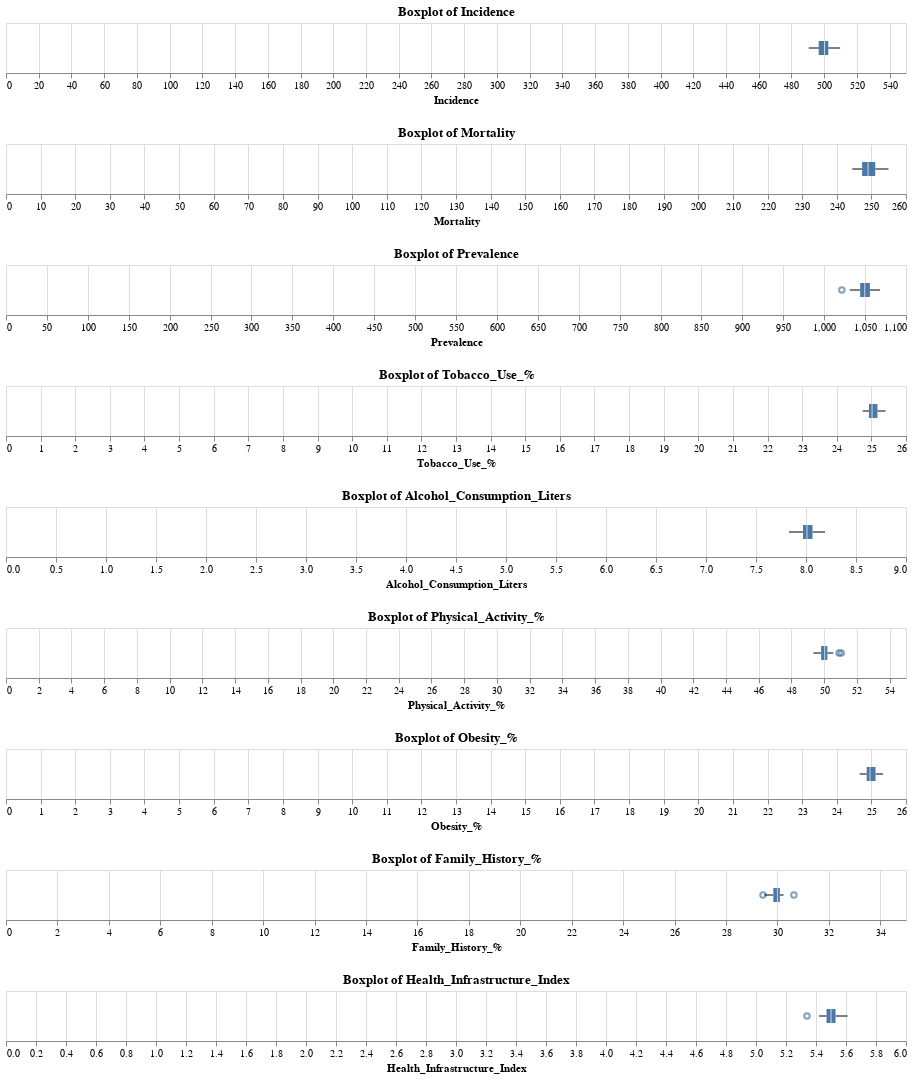

The code cell stored with this chart in its notebook:
### Code cell
box_plots = []
for col in numeric_cols:
    chart = alt.Chart(cancer_country_avg).mark_boxplot().encode(
        x=alt.X(f"{col}:Q", title=col)
    ).properties(
        width=900,
        height=50,
        title=f"Boxplot of {col}"
    )
    box_plots.append(chart)

box_plot = alt.vconcat(*box_plots)
box_plot

### Figure 1 — Vega-Lite specification as saved in the notebook (floating-point values rounded to 4 significant figures)
{"config": {"view": {"continuousWidth": 300, "continuousHeight": 300}}, "vconcat": [{"mark": {"type": "boxplot"}, "encoding": {"x": {"field": "Incidence", "title": "Incidence", "type": "quantitative"}}, "height": 50, "title": "Boxplot of Incidence", "width": 900}, {"mark": {"type": "boxplot"}, "encoding": {"x": {"field": "Mortality", "title": "Mortality", "type": "quantitative"}}, "height": 50, "title": "Boxplot of Mortality", "width": 900}, {"mark": {"type": "boxplot"}, "encoding": {"x": {"field": "Prevalence", "title": "Prevalence", "type": "quantitative"}}, "height": 50, "title": "Boxplot of Prevalence", "width": 900}, {"mark": {"type": "boxplot"}, "encoding": {"x": {"field": "Tobacco_Use_%", "title": "Tobacco_Use_%", "type": "quantitative"}}, "height": 50, "title": "Boxplot of Tobacco_Use_%", "width": 900}, {"mark": {"type": "boxplot"}, "encoding": {"x": {"field": "Alcohol_Consumption_Liters", "title": "Alcohol_Consumption_Liters", "type": "quantitative"}}, "height": 50, "title": "Boxplot of Alcohol_Consumption_Liters", "width": 900}, {"mark": {"type": "boxplot"}, "encoding": {"x": {"field": "Physical_Activity_%", "title": "Physical_Activity_%", "type": "quantitative"}}, "height": 50, "title": "Boxplot of Physical_Activity_%", "width": 900}, {"mark": {"type": "boxplot"}, "encoding": {"x": {"field": "Obesity_%", "title": "Obesity_%", "type": "quantitative"}}, "height": 50, "title": "Boxplot of Obesity_%", "width": 900}, {"mark": {"type": "boxplot"}, "encoding": {"x": {"field": "Family_History_%", "title": "Family_History_%", "type": "quantitative"}}, "height": 50, "title": "Boxplot of Family_History_%", "width": 900}, {"mark": {"type": "boxplot"}, "encoding": {"x": {"field": "Health_Infrastructure_Index", "title": "Health_Infrastructure_Index", "type": "quantitative"}}, "height": 50, "title": "Boxplot of Health_Infrastructure_Index", "width": 900}], "data": {"name": "data-49e2730cd25be669190bbca8ca818474"}, "$schema": "https://vega.github.io/schema/vega-lite/v5.20.1.json", "datasets": {"data-49e2730cd25be669190bbca8ca818474": [{"Country": "Afghanistan", "Incidence": 507.6, "Mortality": 253.6, "Prevalence": 1037.0, "Urban_Population": 60.26, "Health_Expenditure_%GDP": 8.99, "Tobacco_Use_%": 24.81, "Alcohol_Consumption_Liters": 7.98, "Physical_Activity_%": 50.08, "Obesity_%": 25.04, "Air_Quality_Index": 99.42, "UV_Radiation": 5.99, "Family_History_%": 30.24, "Genetic_Mutation_%": 12.49, "Treatment_Coverage_%": 75.49, "GDP_per_Capita": 39850.0, "Life_Expectancy": 67.52, "Health_Infrastructure_Index": 5.5, "Education_Index": 0.65, "Population_Density": 503.2}, {"Country": "Angola", "Incidence": 501.1, "Mortality": 252.0, "Prevalence": 1039.0, "Urban_Population": 60.54, "Health_Expenditure_%GDP": 9.01, "Tobacco_Use_%": 24.93, "Alcohol_Consumption_Liters": 8.12, "Physical_Activity_%": 50.45, "Obesity_%": 25.23, "Air_Quality_Index": 100.6, "UV_Radiation": 6.06, "Family_History_%": 29.85, "Genetic_Mutation_%": 12.4, "Treatment_Coverage_%": 75.11, "GDP_per_Capita": 39930.0, "Life_Expectancy": 67.54, "Health_Infrastructure_Index": 5.53, "Education_Index": 0.65, "Population_Density": 502.9}, {"Country": "Argentina", "Incidence": 499.3, "Mortality": 252.6, "Prevalence": 1050.0, "Urban_Population": 59.95, "Health_Expenditure_%GDP": 8.92, "Tobacco_Use_%": 25.04, "Alcohol_Consumption_Liters": 7.98, "Physical_Activity_%": 49.57, "Obesity_%": 25.11, "Air_Quality_Index": 99.66, "UV_Radiation": 6.08, "Family_History_%": 30.1, "Genetic_Mutation_%": 12.41, "Treatment_Coverage_%": 74.86, "GDP_per_Capita": 40750.0, "Life_Expectancy": 67.4, "Health_Infrastructure_Index": 5.52, "Education_Index": 0.65, "Population_Density": 508.1}, {"Country": "Australia", "Incidence": 491.4, "Mortality": 252.3, "Prevalence": 1057.0, "Urban_Population": 59.58, "Health_Expenditure_%GDP": 8.98, "Tobacco_Use_%": 25.09, "Alcohol_Consumption_Liters": 8.12, "Physical_Activity_%": 49.74, "Obesity_%": 24.66, "Air_Quality_Index": 99.86, "UV_Radiation": 5.99, "Family_History_%": 30.12, "Genetic_Mutation_%": 12.56, "Treatment_Coverage_%": 75.02, "GDP_per_Capita": 41080.0, "Life_Expectancy": 67.42, "Health_Infrastructure_Index": 5.55, "Education_Index": 0.65, "Population_Density": 511.0}, {"Country": "Bangladesh", "Incidence": 498.3, "Mortality": 247.8, "Prevalence": 1053.0, "Urban_Population": 60.05, "Health_Expenditure_%GDP": 8.98, "Tobacco_Use_%": 25.23, "Alcohol_Consumption_Liters": 8.01, "Physical_Activity_%": 50.1, "Obesity_%": 25.12, "Air_Quality_Index": 99.83, "UV_Radiation": 6.0, "Family_History_%": 30.01, "Genetic_Mutation_%": 12.4, "Treatment_Coverage_%": 75.31, "GDP_per_Capita": 40630.0, "Life_Expectancy": 67.17, "Health_Infrastructure_Index": 5.49, "Education_Index": 0.65, "Population_Density": 509.0}, {"Country": "Brazil", "Incidence": 509.8, "Mortality": 246.8, "Prevalence": 1047.0, "Urban_Population": 59.73, "Health_Expenditure_%GDP": 9.01, "Tobacco_Use_%": 25.17, "Alcohol_Consumption_Liters": 8.09, "Physical_Activity_%": 50.36, "Obesity_%": 25.12, "Air_Quality_Index": 100.2, "UV_Radiation": 5.94, "Family_History_%": 30.15, "Genetic_Mutation_%": 12.54, "Treatment_Coverage_%": 75.22, "GDP_per_Capita": 40450.0, "Life_Expectancy": 67.68, "Health_Infrastructure_Index": 5.45, "Education_Index": 0.65, "Population_Density": 507.6}, {"Country": "Cameroon", "Incidence": 497.0, "Mortality": 251.5, "Prevalence": 1042.0, "Urban_Population": 60.06, "Health_Expenditure_%GDP": 8.96, "Tobacco_Use_%": 25.18, "Alcohol_Consumption_Liters": 8.03, "Physical_Activity_%": 49.9, "Obesity_%": 25.26, "Air_Quality_Index": 99.91, "UV_Radiation": 5.97, "Family_History_%": 30.07, "Genetic_Mutation_%": 12.4, "Treatment_Coverage_%": 75.02, "GDP_per_Capita": 40250.0, "Life_Expectancy": 67.39, "Health_Infrastructure_Index": 5.47, "Education_Index": 0.65, "Population_Density": 500.4}, {"Country": "Canada", "Incidence": 504.1, "Mortality": 246.7, "Prevalence": 1059.0, "Urban_Population": 59.63, "Health_Expenditure_%GDP": 9.0, "Tobacco_Use_%": 24.86, "Alcohol_Consumption_Liters": 8.07, "Physical_Activity_%": 49.95, "Obesity_%": 25.17, "Air_Quality_Index": 100.4, "UV_Radiation": 5.95, "Family_History_%": 29.87, "Genetic_Mutation_%": 12.49, "Treatment_Coverage_%": 75.46, "GDP_per_Capita": 39850.0, "Life_Expectancy": 67.38, "Health_Infrastructure_Index": 5.5, "Education_Index": 0.65, "Population_Density": 517.9}, {"Country": "China", "Incidence": 495.2, "Mortality": 248.9, "Prevalence": 1054.0, "Urban_Population": 60.1, "Health_Expenditure_%GDP": 8.92, "Tobacco_Use_%": 24.76, "Alcohol_Consumption_Liters": 8.09, "Physical_Activity_%": 49.97, "Obesity_%": 25.23, "Air_Quality_Index": 99.72, "UV_Radiation": 5.98, "Family_History_%": 30.04, "Genetic_Mutation_%": 12.51, "Treatment_Coverage_%": 74.89, "GDP_per_Capita": 40640.0, "Life_Expectancy": 67.96, "Health_Infrastructure_Index": 5.48, "Education_Index": 0.65, "Population_Density": 504.7}, {"Country": "Colombia", "Incidence": 501.6, "Mortality": 250.2, "Prevalence": 1052.0, "Urban_Population": 60.57, "Health_Expenditure_%GDP": 9.02, "Tobacco_Use_%": 24.95, "Alcohol_Consumption_Liters": 8.12, "Physical_Activity_%": 49.78, "Obesity_%": 25.07, "Air_Quality_Index": 100.4, "UV_Radiation": 5.99, "Family_History_%": 29.95, "Genetic_Mutation_%": 12.56, "Treatment_Coverage_%": 74.95, "GDP_per_Capita": 40660.0, "Life_Expectancy": 67.35, "Health_Infrastructure_Index": 5.52, "Education_Index": 0.65, "Population_Density": 506.1}, {"Country": "DR Congo", "Incidence": 504.6, "Mortality": 249.6, "Prevalence": 1056.0, "Urban_Population": 60.19, "Health_Expenditure_%GDP": 9.01, "Tobacco_Use_%": 25.03, "Alcohol_Consumption_Liters": 8.0, "Physical_Activity_%": 49.42, "Obesity_%": 24.96, "Air_Quality_Index": 98.25, "UV_Radiation": 5.97, "Family_History_%": 29.65, "Genetic_Mutation_%": 12.5, "Treatment_Coverage_%": 75.35, "GDP_per_Capita": 40690.0, "Life_Expectancy": 67.51, "Health_Infrastructure_Index": 5.46, "Education_Index": 0.65, "Population_Density": 509.9}, {"Country": "Egypt", "Incidence": 497.0, "Mortality": 248.0, "Prevalence": 1031.0, "Urban_Population": 60.06, "Health_Expenditure_%GDP": 9.0, "Tobacco_Use_%": 25.03, "Alcohol_Consumption_Liters": 7.98, "Physical_Activity_%": 49.54, "Obesity_%": 24.8, "Air_Quality_Index": 99.76, "UV_Radiation": 6.08, "Family_History_%": 29.79, "Genetic_Mutation_%": 12.53, "Treatment_Coverage_%": 74.61, "GDP_per_Capita": 40460.0, "Life_Expectancy": 67.48, "Health_Infrastructure_Index": 5.47, "Education_Index": 0.65, "Population_Density": 504.9}, {"Country": "Ethiopia", "Incidence": 504.4, "Mortality": 247.3, "Prevalence": 1049.0, "Urban_Population": 60.23, "Health_Expenditure_%GDP": 9.08, "Tobacco_Use_%": 24.83, "Alcohol_Consumption_Liters": 7.86, "Physical_Activity_%": 49.69, "Obesity_%": 25.07, "Air_Quality_Index": 101.1, "UV_Radiation": 6.01, "Family_History_%": 29.79, "Genetic_Mutation_%": 12.53, "Treatment_Coverage_%": 74.94, "GDP_per_Capita": 40600.0, "Life_Expectancy": 67.42, "Health_Infrastructure_Index": 5.46, "Education_Index": 0.65, "Population_Density": 501.8}, {"Country": "France", "Incidence": 493.3, "Mortality": 247.2, "Prevalence": 1050.0, "Urban_Population": 60.1, "Health_Expenditure_%GDP": 9.04, "Tobacco_Use_%": 24.86, "Alcohol_Consumption_Liters": 7.99, "Physical_Activity_%": 50.15, "Obesity_%": 24.93, "Air_Quality_Index": 101.0, "UV_Radiation": 6.06, "Family_History_%": 30.1, "Genetic_Mutation_%": 12.44, "Treatment_Coverage_%": 74.81, "GDP_per_Capita": 40140.0, "Life_Expectancy": 67.48, "Health_Infrastructure_Index": 5.46, "Education_Index": 0.65, "Population_Density": 512.8}, {"Country": "Germany", "Incidence": 501.6, "Mortality": 250.1, "Prevalence": 1049.0, "Urban_Population": 59.64, "Health_Expenditure_%GDP": 9.01, "Tobacco_Use_%": 25.23, "Alcohol_Consumption_Liters": 8.03, "Physical_Activity_%": 50.03, "Obesity_%": 25.26, "Air_Quality_Index": 100.4, "UV_Radiation": 6.03, "Family_History_%": 29.8, "Genetic_Mutation_%": 12.54, "Treatment_Coverage_%": 74.71, "GDP_per_Capita": 40570.0, "Life_Expectancy": 67.55, "Health_Infrastructure_Index": 5.53, "Education_Index": 0.65, "Population_Density": 509.9}, {"Country": "Ghana", "Incidence": 502.1, "Mortality": 251.4, "Prevalence": 1059.0, "Urban_Population": 59.94, "Health_Expenditure_%GDP": 8.98, "Tobacco_Use_%": 25.41, "Alcohol_Consumption_Liters": 7.93, "Physical_Activity_%": 50.24, "Obesity_%": 24.91, "Air_Quality_Index": 101.8, "UV_Radiation": 6.05, "Family_History_%": 30.21, "Genetic_Mutation_%": 12.49, "Treatment_Coverage_%": 74.73, "GDP_per_Capita": 40130.0, "Life_Expectancy": 67.27, "Health_Infrastructure_Index": 5.52, "Education_Index": 0.65, "Population_Density": 501.5}, {"Country": "India", "Incidence": 495.4, "Mortality": 248.1, "Prevalence": 1044.0, "Urban_Population": 59.49, "Health_Expenditure_%GDP": 9.03, "Tobacco_Use_%": 24.99, "Alcohol_Consumption_Liters": 7.97, "Physical_Activity_%": 50.01, "Obesity_%": 24.86, "Air_Quality_Index": 99.19, "UV_Radiation": 6.01, "Family_History_%": 29.85, "Genetic_Mutation_%": 12.4, "Treatment_Coverage_%": 74.92, "GDP_per_Capita": 40610.0, "Life_Expectancy": 67.74, "Health_Infrastructure_Index": 5.5, "Education_Index": 0.65, "Population_Density": 498.0}, {"Country": "Indonesia", "Incidence": 494.3, "Mortality": 254.9, "Prevalence": 1065.0, "Urban_Population": 59.71, "Health_Expenditure_%GDP": 8.93, "Tobacco_Use_%": 24.99, "Alcohol_Consumption_Liters": 8.04, "Physical_Activity_%": 50.13, "Obesity_%": 24.79, "Air_Quality_Index": 97.81, "UV_Radiation": 5.98, "Family_History_%": 29.49, "Genetic_Mutation_%": 12.4, "Treatment_Coverage_%": 75.37, "GDP_per_Capita": 40960.0, "Life_Expectancy": 67.41, "Health_Infrastructure_Index": 5.56, "Education_Index": 0.65, "Population_Density": 506.0}, {"Country": "Iran", "Incidence": 498.8, "Mortality": 251.3, "Prevalence": 1044.0, "Urban_Population": 60.22, "Health_Expenditure_%GDP": 8.98, "Tobacco_Use_%": 24.75, "Alcohol_Consumption_Liters": 8.06, "Physical_Activity_%": 49.64, "Obesity_%": 25.02, "Air_Quality_Index": 96.83, "UV_Radiation": 6.02, "Family_History_%": 30.01, "Genetic_Mutation_%": 12.59, "Treatment_Coverage_%": 75.14, "GDP_per_Capita": 40530.0, "Life_Expectancy": 67.77, "Health_Infrastructure_Index": 5.42, "Education_Index": 0.65, "Population_Density": 502.0}, {"Country": "Iraq", "Incidence": 504.0, "Mortality": 247.6, "Prevalence": 1048.0, "Urban_Population": 59.97, "Health_Expenditure_%GDP": 8.97, "Tobacco_Use_%": 24.88, "Alcohol_Consumption_Liters": 8.01, "Physical_Activity_%": 49.58, "Obesity_%": 25.11, "Air_Quality_Index": 98.89, "UV_Radiation": 6.07, "Family_History_%": 29.88, "Genetic_Mutation_%": 12.55, "Treatment_Coverage_%": 74.8, "GDP_per_Capita": 41030.0, "Life_Expectancy": 67.25, "Health_Infrastructure_Index": 5.34, "Education_Index": 0.65, "Population_Density": 506.0}, {"Country": "Italy", "Incidence": 496.3, "Mortality": 247.3, "Prevalence": 1055.0, "Urban_Population": 59.93, "Health_Expenditure_%GDP": 9.08, "Tobacco_Use_%": 25.08, "Alcohol_Consumption_Liters": 8.04, "Physical_Activity_%": 50.04, "Obesity_%": 25.24, "Air_Quality_Index": 99.13, "UV_Radiation": 5.97, "Family_History_%": 29.91, "Genetic_Mutation_%": 12.46, "Treatment_Coverage_%": 74.98, "GDP_per_Capita": 41130.0, "Life_Expectancy": 67.53, "Health_Infrastructure_Index": 5.51, "Education_Index": 0.65, "Population_Density": 496.6}, {"Country": "Japan", "Incidence": 506.2, "Mortality": 246.9, "Prevalence": 1054.0, "Urban_Population": 59.97, "Health_Expenditure_%GDP": 8.99, "Tobacco_Use_%": 25.23, "Alcohol_Consumption_Liters": 8.03, "Physical_Activity_%": 50.32, "Obesity_%": 24.9, "Air_Quality_Index": 99.38, "UV_Radiation": 6.01, "Family_History_%": 29.6, "Genetic_Mutation_%": 12.49, "Treatment_Coverage_%": 75.37, "GDP_per_Capita": 40110.0, "Life_Expectancy": 67.72, "Health_Infrastructure_Index": 5.46, "Education_Index": 0.65, "Population_Density": 506.5}, {"Country": "Madagascar", "Incidence": 501.5, "Mortality": 248.2, "Prevalence": 1054.0, "Urban_Population": 59.84, "Health_Expenditure_%GDP": 9.03, "Tobacco_Use_%": 25.2, "Alcohol_Consumption_Liters": 8.19, "Physical_Activity_%": 49.88, "Obesity_%": 25.17, "Air_Quality_Index": 99.18, "UV_Radiation": 5.95, "Family_History_%": 29.89, "Genetic_Mutation_%": 12.52, "Treatment_Coverage_%": 75.12, "GDP_per_Capita": 40410.0, "Life_Expectancy": 67.59, "Health_Infrastructure_Index": 5.49, "Education_Index": 0.65, "Population_Density": 502.4}, {"Country": "Malaysia", "Incidence": 498.1, "Mortality": 245.7, "Prevalence": 1066.0, "Urban_Population": 59.88, "Health_Expenditure_%GDP": 9.07, "Tobacco_Use_%": 24.94, "Alcohol_Consumption_Liters": 7.98, "Physical_Activity_%": 51.04, "Obesity_%": 24.9, "Air_Quality_Index": 98.36, "UV_Radiation": 6.0, "Family_History_%": 30.15, "Genetic_Mutation_%": 12.59, "Treatment_Coverage_%": 74.75, "GDP_per_Capita": 40490.0, "Life_Expectancy": 67.56, "Health_Infrastructure_Index": 5.49, "Education_Index": 0.65, "Population_Density": 509.7}, {"Country": "Mexico", "Incidence": 503.3, "Mortality": 251.8, "Prevalence": 1048.0, "Urban_Population": 59.92, "Health_Expenditure_%GDP": 8.86, "Tobacco_Use_%": 25.23, "Alcohol_Consumption_Liters": 8.12, "Physical_Activity_%": 50.08, "Obesity_%": 24.87, "Air_Quality_Index": 98.96, "UV_Radiation": 6.08, "Family_History_%": 30.07, "Genetic_Mutation_%": 12.45, "Treatment_Coverage_%": 75.22, "GDP_per_Capita": 40650.0, "Life_Expectancy": 67.36, "Health_Infrastructure_Index": 5.54, "Education_Index": 0.65, "Population_Density": 506.8}, {"Country": "Morocco", "Incidence": 492.4, "Mortality": 250.1, "Prevalence": 1059.0, "Urban_Population": 59.59, "Health_Expenditure_%GDP": 8.95, "Tobacco_Use_%": 25.01, "Alcohol_Consumption_Liters": 7.97, "Physical_Activity_%": 49.61, "Obesity_%": 24.83, "Air_Quality_Index": 99.89, "UV_Radiation": 5.99, "Family_History_%": 30.01, "Genetic_Mutation_%": 12.52, "Treatment_Coverage_%": 75.03, "GDP_per_Capita": 40720.0, "Life_Expectancy": 67.11, "Health_Infrastructure_Index": 5.51, "Education_Index": 0.65, "Population_Density": 505.3}, {"Country": "Mozambique", "Incidence": 490.6, "Mortality": 249.1, "Prevalence": 1055.0, "Urban_Population": 60.74, "Health_Expenditure_%GDP": 8.99, "Tobacco_Use_%": 25.12, "Alcohol_Consumption_Liters": 7.96, "Physical_Activity_%": 50.56, "Obesity_%": 25.11, "Air_Quality_Index": 99.11, "UV_Radiation": 6.03, "Family_History_%": 30.03, "Genetic_Mutation_%": 12.6, "Treatment_Coverage_%": 74.85, "GDP_per_Capita": 41040.0, "Life_Expectancy": 67.74, "Health_Infrastructure_Index": 5.46, "Education_Index": 0.65, "Population_Density": 497.1}, {"Country": "Nepal", "Incidence": 503.6, "Mortality": 248.1, "Prevalence": 1053.0, "Urban_Population": 59.73, "Health_Expenditure_%GDP": 9.1, "Tobacco_Use_%": 24.88, "Alcohol_Consumption_Liters": 7.91, "Physical_Activity_%": 49.66, "Obesity_%": 24.87, "Air_Quality_Index": 100.4, "UV_Radiation": 6.01, "Family_History_%": 30.03, "Genetic_Mutation_%": 12.52, "Treatment_Coverage_%": 74.69, "GDP_per_Capita": 40790.0, "Life_Expectancy": 67.73, "Health_Infrastructure_Index": 5.47, "Education_Index": 0.65, "Population_Density": 515.9}, {"Country": "Niger", "Incidence": 491.8, "Mortality": 245.3, "Prevalence": 1038.0, "Urban_Population": 60.21, "Health_Expenditure_%GDP": 8.99, "Tobacco_Use_%": 25.35, "Alcohol_Consumption_Liters": 8.03, "Physical_Activity_%": 49.68, "Obesity_%": 24.92, "Air_Quality_Index": 98.18, "UV_Radiation": 6.02, "Family_History_%": 30.2, "Genetic_Mutation_%": 12.52, "Treatment_Coverage_%": 75.35, "GDP_per_Capita": 40150.0, "Life_Expectancy": 67.42, "Health_Infrastructure_Index": 5.61, "Education_Index": 0.65, "Population_Density": 504.9}, {"Country": "Nigeria", "Incidence": 499.0, "Mortality": 254.2, "Prevalence": 1040.0, "Urban_Population": 59.7, "Health_Expenditure_%GDP": 8.99, "Tobacco_Use_%": 24.82, "Alcohol_Consumption_Liters": 7.92, "Physical_Activity_%": 49.95, "Obesity_%": 24.78, "Air_Quality_Index": 100.9, "UV_Radiation": 6.09, "Family_History_%": 30.0, "Genetic_Mutation_%": 12.52, "Treatment_Coverage_%": 74.97, "GDP_per_Capita": 40450.0, "Life_Expectancy": 67.44, "Health_Infrastructure_Index": 5.56, "Education_Index": 0.65, "Population_Density": 508.1}, {"Country": "Pakistan", "Incidence": 495.6, "Mortality": 249.7, "Prevalence": 1033.0, "Urban_Population": 60.53, "Health_Expenditure_%GDP": 8.96, "Tobacco_Use_%": 24.89, "Alcohol_Consumption_Liters": 8.0, "Physical_Activity_%": 50.09, "Obesity_%": 25.13, "Air_Quality_Index": 96.79, "UV_Radiation": 5.98, "Family_History_%": 29.86, "Genetic_Mutation_%": 12.43, "Treatment_Coverage_%": 74.87, "GDP_per_Capita": 41000.0, "Life_Expectancy": 67.06, "Health_Infrastructure_Index": 5.5, "Education_Index": 0.65, "Population_Density": 508.6}, {"Country": "Peru", "Incidence": 504.2, "Mortality": 244.5, "Prevalence": 1044.0, "Urban_Population": 59.72, "Health_Expenditure_%GDP": 8.9, "Tobacco_Use_%": 25.1, "Alcohol_Consumption_Liters": 7.95, "Physical_Activity_%": 49.97, "Obesity_%": 25.34, "Air_Quality_Index": 100.3, "UV_Radiation": 6.0, "Family_History_%": 29.98, "Genetic_Mutation_%": 12.5, "Treatment_Coverage_%": 75.1, "GDP_per_Capita": 40930.0, "Life_Expectancy": 67.53, "Health_Infrastructure_Index": 5.5, "Education_Index": 0.65, "Population_Density": 502.6}, {"Country": "Philippines", "Incidence": 500.2, "Mortality": 250.9, "Prevalence": 1046.0, "Urban_Population": 59.41, "Health_Expenditure_%GDP": 9.08, "Tobacco_Use_%": 25.25, "Alcohol_Consumption_Liters": 8.01, "Physical_Activity_%": 50.28, "Obesity_%": 24.81, "Air_Quality_Index": 101.7, "UV_Radiation": 6.01, "Family_History_%": 30.22, "Genetic_Mutation_%": 12.6, "Treatment_Coverage_%": 75.06, "GDP_per_Capita": 40570.0, "Life_Expectancy": 67.43, "Health_Infrastructure_Index": 5.5, "Education_Index": 0.65, "Population_Density": 508.4}, {"Country": "Poland", "Incidence": 495.3, "Mortality": 252.8, "Prevalence": 1059.0, "Urban_Population": 59.81, "Health_Expenditure_%GDP": 8.91, "Tobacco_Use_%": 25.3, "Alcohol_Consumption_Liters": 8.1, "Physical_Activity_%": 49.81, "Obesity_%": 24.78, "Air_Quality_Index": 99.58, "UV_Radiation": 6.01, "Family_History_%": 30.03, "Genetic_Mutation_%": 12.5, "Treatment_Coverage_%": 74.65, "GDP_per_Capita": 40200.0, "Life_Expectancy": 67.33, "Health_Infrastructure_Index": 5.47, "Education_Index": 0.65, "Population_Density": 507.9}, {"Country": "Russia", "Incidence": 501.3, "Mortality": 248.7, "Prevalence": 1068.0, "Urban_Population": 60.03, "Health_Expenditure_%GDP": 8.99, "Tobacco_Use_%": 25.02, "Alcohol_Consumption_Liters": 7.9, "Physical_Activity_%": 50.09, "Obesity_%": 24.83, "Air_Quality_Index": 99.28, "UV_Radiation": 5.99, "Family_History_%": 30.09, "Genetic_Mutation_%": 12.47, "Treatment_Coverage_%": 75.24, "GDP_per_Capita": 40580.0, "Life_Expectancy": 67.52, "Health_Infrastructure_Index": 5.5, "Education_Index": 0.65, "Population_Density": 498.6}, {"Country": "Saudi Arabia", "Incidence": 494.1, "Mortality": 249.5, "Prevalence": 1041.0, "Urban_Population": 59.79, "Health_Expenditure_%GDP": 8.88, "Tobacco_Use_%": 24.96, "Alcohol_Consumption_Liters": 7.98, "Physical_Activity_%": 50.55, "Obesity_%": 24.96, "Air_Quality_Index": 100.0, "UV_Radiation": 5.99, "Family_History_%": 29.81, "Genetic_Mutation_%": 12.43, "Treatment_Coverage_%": 75.08, "GDP_per_Capita": 40600.0, "Life_Expectancy": 67.49, "Health_Infrastructure_Index": 5.47, "Education_Index": 0.65, "Population_Density": 496.6}, {"Country": "South Africa", "Incidence": 498.4, "Mortality": 247.0, "Prevalence": 1042.0, "Urban_Population": 59.72, "Health_Expenditure_%GDP": 9.01, "Tobacco_Use_%": 24.97, "Alcohol_Consumption_Liters": 8.08, "Physical_Activity_%": 50.91, "Obesity_%": 24.9, "Air_Quality_Index": 99.81, "UV_Radiation": 5.98, "Family_History_%": 30.64, "Genetic_Mutation_%": 12.45, "Treatment_Coverage_%": 75.09, "GDP_per_Capita": 39970.0, "Life_Expectancy": 67.42, "Health_Infrastructure_Index": 5.53, "Education_Index": 0.65, "Population_Density": 500.5}, {"Country": "South Korea", "Incidence": 503.3, "Mortality": 248.2, "Prevalence": 1059.0, "Urban_Population": 60.42, "Health_Expenditure_%GDP": 8.98, "Tobacco_Use_%": 24.98, "Alcohol_Consumption_Liters": 8.19, "Physical_Activity_%": 50.04, "Obesity_%": 25.12, "Air_Quality_Index": 99.1, "UV_Radiation": 5.98, "Family_History_%": 30.17, "Genetic_Mutation_%": 12.56, "Treatment_Coverage_%": 74.7, "GDP_per_Capita": 40510.0, "Life_Expectancy": 67.23, "Health_Infrastructure_Index": 5.47, "Education_Index": 0.65, "Population_Density": 515.0}, {"Country": "Spain", "Incidence": 501.2, "Mortality": 252.4, "Prevalence": 1047.0, "Urban_Population": 59.83, "Health_Expenditure_%GDP": 9.01, "Tobacco_Use_%": 24.99, "Alcohol_Consumption_Liters": 7.97, "Physical_Activity_%": 50.15, "Obesity_%": 25.04, "Air_Quality_Index": 99.5, "UV_Radiation": 6.01, "Family_History_%": 30.13, "Genetic_Mutation_%": 12.48, "Treatment_Coverage_%": 75.34, "GDP_per_Capita": 40800.0, "Life_Expectancy": 67.37, "Health_Infrastructure_Index": 5.54, "Education_Index": 0.65, "Population_Density": 506.6}, {"Country": "Sri Lanka", "Incidence": 502.4, "Mortality": 250.4, "Prevalence": 1046.0, "Urban_Population": 60.0, "Health_Expenditure_%GDP": 9.12, "Tobacco_Use_%": 24.93, "Alcohol_Consumption_Liters": 7.93, "Physical_Activity_%": 50.0, "Obesity_%": 24.96, "Air_Quality_Index": 98.27, "UV_Radiation": 5.9, "Family_History_%": 30.0, "Genetic_Mutation_%": 12.38, "Treatment_Coverage_%": 75.15, "GDP_per_Capita": 41370.0, "Life_Expectancy": 67.63, "Health_Infrastructure_Index": 5.48, "Education_Index": 0.65, "Population_Density": 511.1}, {"Country": "Sudan", "Incidence": 493.5, "Mortality": 249.3, "Prevalence": 1053.0, "Urban_Population": 59.85, "Health_Expenditure_%GDP": 8.97, "Tobacco_Use_%": 25.37, "Alcohol_Consumption_Liters": 7.92, "Physical_Activity_%": 50.15, "Obesity_%": 24.84, "Air_Quality_Index": 101.0, "UV_Radiation": 6.01, "Family_History_%": 29.87, "Genetic_Mutation_%": 12.51, "Treatment_Coverage_%": 74.8, "GDP_per_Capita": 40490.0, "Life_Expectancy": 67.48, "Health_Infrastructure_Index": 5.47, "Education_Index": 0.65, "Population_Density": 503.9}, {"Country": "Thailand", "Incidence": 499.2, "Mortality": 250.9, "Prevalence": 1060.0, "Urban_Population": 60.17, "Health_Expenditure_%GDP": 9.01, "Tobacco_Use_%": 25.18, "Alcohol_Consumption_Liters": 8.0, "Physical_Activity_%": 50.07, "Obesity_%": 25.24, "Air_Quality_Index": 98.51, "UV_Radiation": 5.99, "Family_History_%": 29.8, "Genetic_Mutation_%": 12.47, "Treatment_Coverage_%": 74.97, "GDP_per_Capita": 39740.0, "Life_Expectancy": 67.4, "Health_Infrastructure_Index": 5.55, "Education_Index": 0.65, "Population_Density": 500.6}, {"Country": "Turkey", "Incidence": 505.2, "Mortality": 250.6, "Prevalence": 1061.0, "Urban_Population": 60.26, "Health_Expenditure_%GDP": 9.06, "Tobacco_Use_%": 25.32, "Alcohol_Consumption_Liters": 8.02, "Physical_Activity_%": 49.86, "Obesity_%": 24.77, "Air_Quality_Index": 99.17, "UV_Radiation": 5.93, "Family_History_%": 29.8, "Genetic_Mutation_%": 12.52, "Treatment_Coverage_%": 75.26, "GDP_per_Capita": 40790.0, "Life_Expectancy": 67.21, "Health_Infrastructure_Index": 5.44, "Education_Index": 0.65, "Population_Density": 501.7}, {"Country": "Uganda", "Incidence": 501.7, "Mortality": 246.1, "Prevalence": 1040.0, "Urban_Population": 60.14, "Health_Expenditure_%GDP": 9.04, "Tobacco_Use_%": 25.07, "Alcohol_Consumption_Liters": 7.97, "Physical_Activity_%": 49.82, "Obesity_%": 25.0, "Air_Quality_Index": 100.3, "UV_Radiation": 5.99, "Family_History_%": 29.98, "Genetic_Mutation_%": 12.43, "Treatment_Coverage_%": 74.96, "GDP_per_Capita": 40410.0, "Life_Expectancy": 67.75, "Health_Infrastructure_Index": 5.45, "Education_Index": 0.65, "Population_Density": 498.2}, {"Country": "Ukraine", "Incidence": 500.2, "Mortality": 253.3, "Prevalence": 1053.0, "Urban_Population": 60.11, "Health_Expenditure_%GDP": 9.04, "Tobacco_Use_%": 25.01, "Alcohol_Consumption_Liters": 7.95, "Physical_Activity_%": 50.28, "Obesity_%": 24.97, "Air_Quality_Index": 99.01, "UV_Radiation": 6.04, "Family_History_%": 29.91, "Genetic_Mutation_%": 12.42, "Treatment_Coverage_%": 74.85, "GDP_per_Capita": 40070.0, "Life_Expectancy": 67.73, "Health_Infrastructure_Index": 5.52, "Education_Index": 0.65, "Population_Density": 509.0}, {"Country": "United Kingdom", "Incidence": 502.7, "Mortality": 248.8, "Prevalence": 1045.0, "Urban_Population": 60.53, "Health_Expenditure_%GDP": 8.94, "Tobacco_Use_%": 25.01, "Alcohol_Consumption_Liters": 8.02, "Physical_Activity_%": 49.92, "Obesity_%": 24.9, "Air_Quality_Index": 98.91, "UV_Radiation": 6.04, "Family_History_%": 29.44, "Genetic_Mutation_%": 12.55, "Treatment_Coverage_%": 74.6, "GDP_per_Capita": 40470.0, "Life_Expectancy": 67.44, "Health_Infrastructure_Index": 5.53, "Education_Index": 0.65, "Population_Density": 504.3}, {"Country": "United States", "Incidence": 500.1, "Mortality": 248.6, "Prevalence": 1022.0, "Urban_Population": 60.06, "Health_Expenditure_%GDP": 9.04, "Tobacco_Use_%": 24.83, "Alcohol_Consumption_Liters": 8.08, "Physical_Activity_%": 50.31, "Obesity_%": 24.9, "Air_Quality_Index": 100.4, "UV_Radiation": 5.94, "Family_History_%": 29.83, "Genetic_Mutation_%": 12.49, "Treatment_Coverage_%": 74.52, "GDP_per_Capita": 40810.0, "Life_Expectancy": 67.35, "Health_Infrastructure_Index": 5.58, "Education_Index": 0.65, "Population_Density": 505.8}, {"Country": "Uzbekistan", "Incidence": 500.3, "Mortality": 246.8, "Prevalence": 1046.0, "Urban_Population": 60.24, "Health_Expenditure_%GDP": 9.1, "Tobacco_Use_%": 25.12, "Alcohol_Consumption_Liters": 8.14, "Physical_Activity_%": 49.95, "Obesity_%": 25.23, "Air_Quality_Index": 98.31, "UV_Radiation": 5.96, "Family_History_%": 29.7, "Genetic_Mutation_%": 12.49, "Treatment_Coverage_%": 75.09, "GDP_per_Capita": 40800.0, "Life_Expectancy": 67.36, "Health_Infrastructure_Index": 5.59, "Education_Index": 0.65, "Population_Density": 505.4}, {"Country": "Venezuela", "Incidence": 497.6, "Mortality": 245.5, "Prevalence": 1060.0, "Urban_Population": 60.01, "Health_Expenditure_%GDP": 8.92, "Tobacco_Use_%": 25.06, "Alcohol_Consumption_Liters": 8.04, "Physical_Activity_%": 50.31, "Obesity_%": 24.79, "Air_Quality_Index": 97.37, "UV_Radiation": 6.0, "Family_History_%": 30.09, "Genetic_Mutation_%": 12.38, "Treatment_Coverage_%": 75.6, "GDP_per_Capita": 41130.0, "Life_Expectancy": 67.49, "Health_Infrastructure_Index": 5.5, "Education_Index": 0.65, "Population_Density": 509.5}, {"Country": "Vietnam", "Incidence": 500.6, "Mortality": 250.4, "Prevalence": 1050.0, "Urban_Population": 59.81, "Health_Expenditure_%GDP": 9.02, "Tobacco_Use_%": 25.03, "Alcohol_Consumption_Liters": 7.83, "Physical_Activity_%": 50.43, "Obesity_%": 25.15, "Air_Quality_Index": 98.93, "UV_Radiation": 6.01, "Family_History_%": 29.76, "Genetic_Mutation_%": 12.3, "Treatment_Coverage_%": 74.88, "GDP_per_Capita": 40460.0, "Life_Expectancy": 67.71, "Health_Infrastructure_Index": 5.57, "Education_Index": 0.65, "Population_Density": 503.5}, {"Country": "Yemen", "Incidence": 501.5, "Mortality": 246.4, "Prevalence": 1056.0, "Urban_Population": 59.78, "Health_Expenditure_%GDP": 9.01, "Tobacco_Use_%": 24.84, "Alcohol_Consumption_Liters": 7.99, "Physical_Activity_%": 49.34, "Obesity_%": 24.84, "Air_Quality_Index": 101.0, "UV_Radiation": 5.96, "Family_History_%": 30.19, "Genetic_Mutation_%": 12.59, "Treatment_Coverage_%": 75.29, "GDP_per_Capita": 39950.0, "Life_Expectancy": 67.08, "Health_Infrastructure_Index": 5.43, "Education_Index": 0.65, "Population_Density": 508.4}]}}
